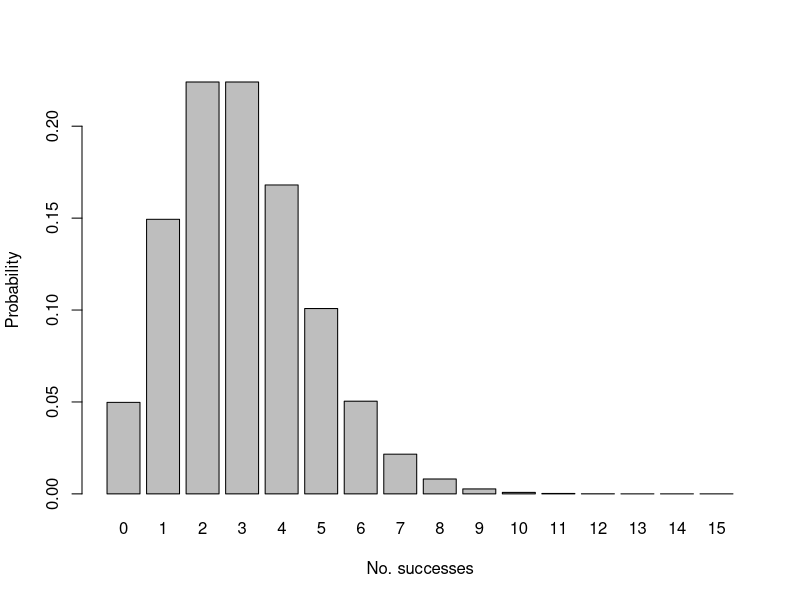
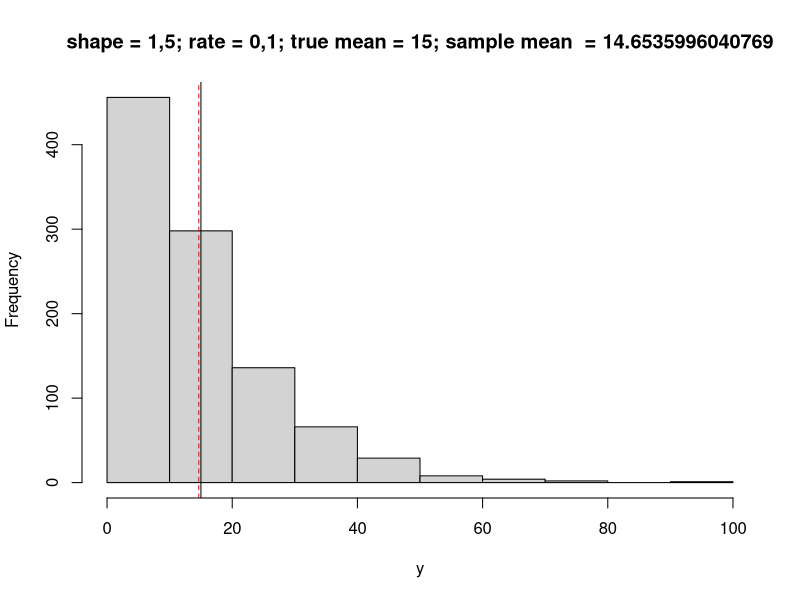

R code for these plots, in order:
## ---- chunk 1
knitr::opts_chunk$set(echo = TRUE)
## ---- chunk 2
p <- dpois(x = 0:15, lambda = 3)

barplot(p, names.arg = 0:15,
        xlab = "No. successes",
        ylab = "Probability")

## ---- chunk 3
shape = 1.5
rate = 0.1
 y <- rgamma(1000, shape, rate)
mean(y)
hist(y,
       main = paste("shape = 1,5; rate = 0,1; true mean = ", shape/rate,
                    "; sample mean  = ", mean(y),sep = ""))
abline(v = mean(y), col = "red", lty = 2)
abline(v = shape/rate)
## ---- chunk 4
dbinom(x = 5,
       size = 20,
       prob = .17)
